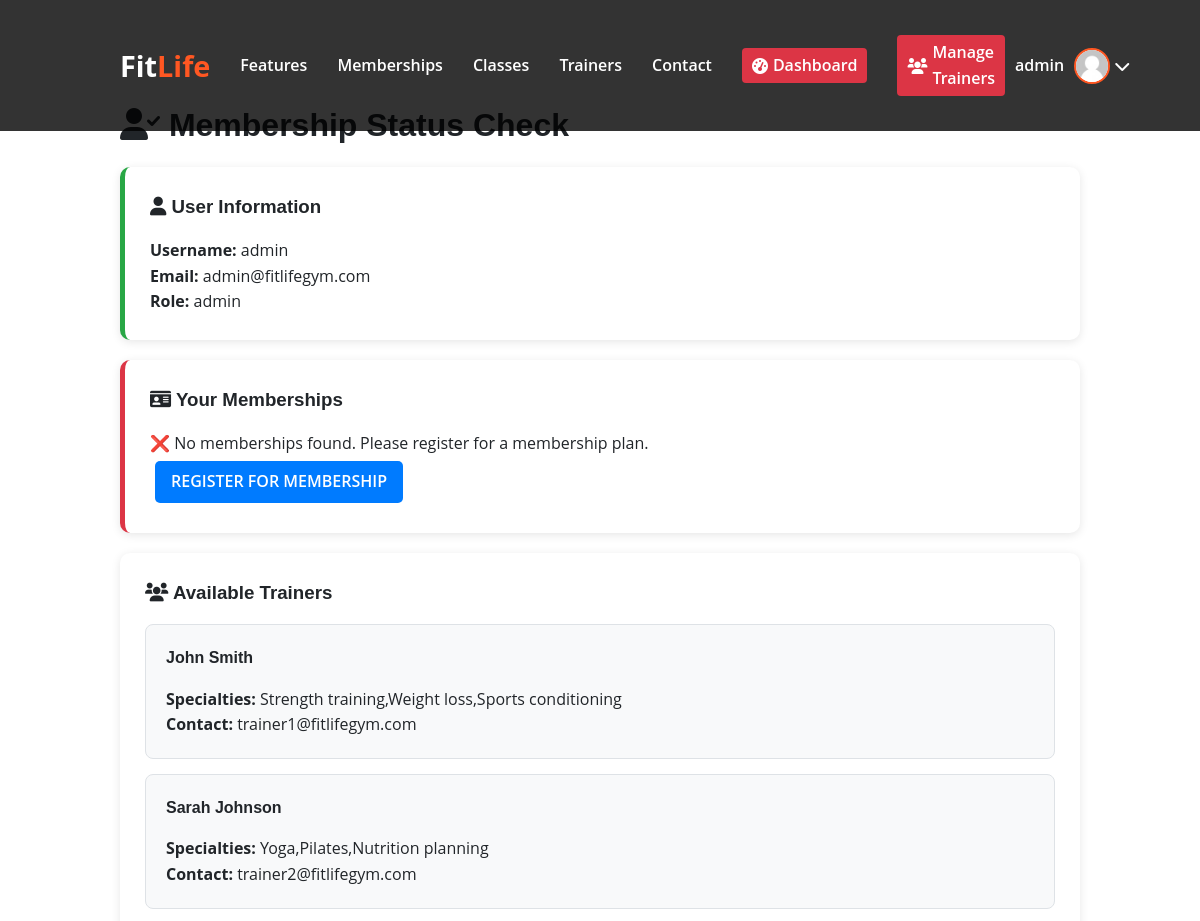
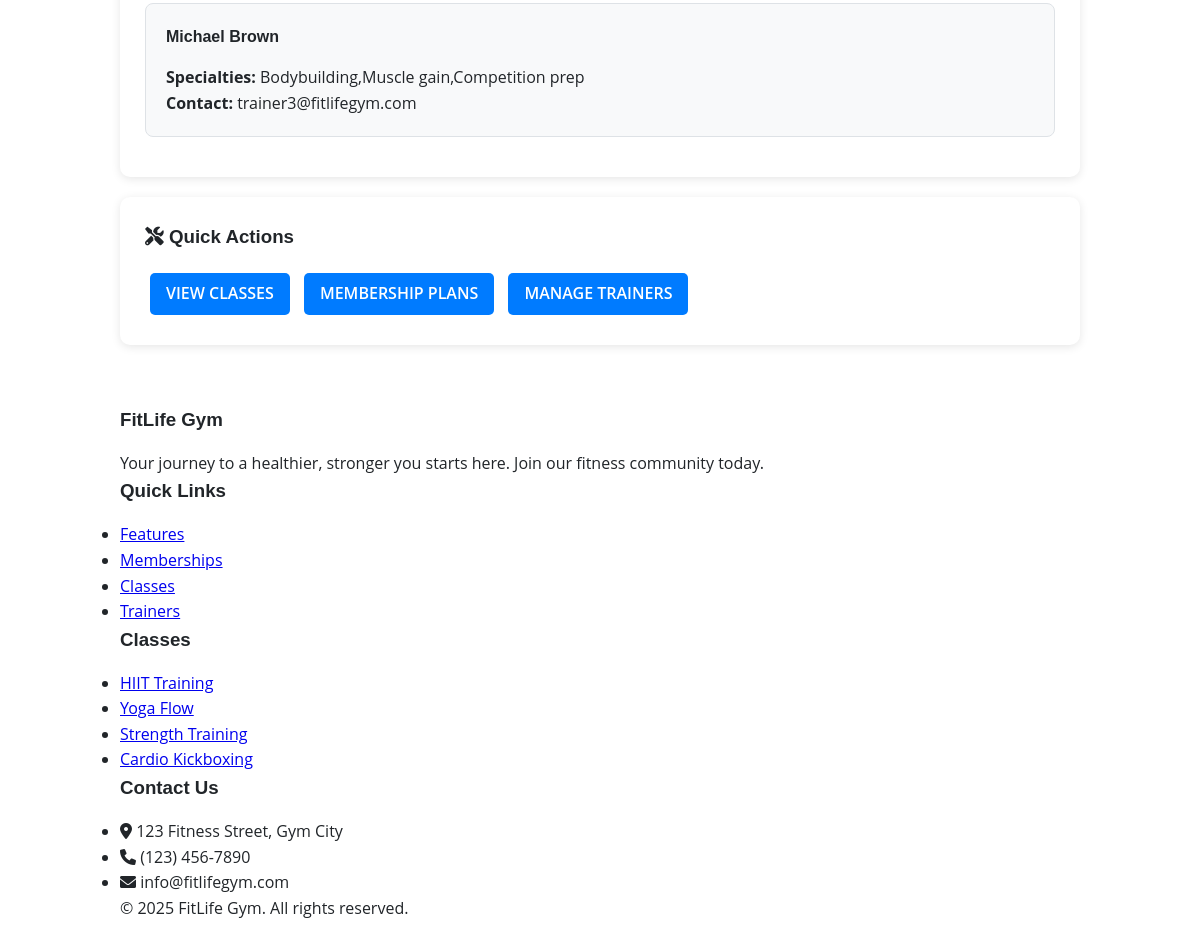
The page /pages/check-membership.php (signed in) on the database its author committed (2 pictures, top to bottom).
### tables this page shows
CREATE TABLE IF NOT EXISTS users (
    id INT AUTO_INCREMENT PRIMARY KEY,
    username VARCHAR(50) NOT NULL UNIQUE,
    password VARCHAR(255) NOT NULL,
    email VARCHAR(100) NOT NULL UNIQUE,
    role ENUM('admin', 'member', 'trainer') NOT NULL DEFAULT 'member',
    profile_image VARCHAR(255) DEFAULT NULL,
    created_at TIMESTAMP DEFAULT CURRENT_TIMESTAMP
);

CREATE TABLE IF NOT EXISTS trainers (
    id INT AUTO_INCREMENT PRIMARY KEY,
    user_id INT NOT NULL UNIQUE,
    name VARCHAR(100) NOT NULL,
    bio TEXT,
    specialties TEXT,
    image_url VARCHAR(255),
    is_active BOOLEAN DEFAULT TRUE,
    created_at TIMESTAMP DEFAULT CURRENT_TIMESTAMP,
    FOREIGN KEY (user_id) REFERENCES users(id) ON DELETE CASCADE
);

### pages/check-membership.php (the view, shortened to what this page needs)
<?php
$pdo = getConnection();
$user_id = $_SESSION['user_id'];
try {
    $user_stmt = $pdo->prepare("SELECT * FROM users WHERE id = ?");
    $user_stmt->execute([$user_id]);
    $user = $user_stmt->fetch(PDO::FETCH_ASSOC);
    $membership_stmt = $pdo->prepare("
        SELECT
            um.*,
            mp.name as plan_name,
            mp.description as plan_description,
            t.name as trainer_name,
            t.specialties as trainer_specialties
        FROM user_memberships um
        JOIN membership_plans mp ON um.plan_id = mp.id
        LEFT JOIN trainers t ON um.trainer_id = t.id
        WHERE um.user_id = ?
        ORDER BY um.created_at DESC
    ");
    $membership_stmt->execute([$user_id]);
    $memberships = $membership_stmt->fetchAll(PDO::FETCH_ASSOC);
    $trainers_stmt = $pdo->prepare("
        SELECT t.*, u.username, u.email
        FROM trainers t
        JOIN users u ON t.user_id = u.id
        WHERE t.is_active = 1
    ");
    $trainers_stmt->execute();
    $trainers = $trainers_stmt->fetchAll(PDO::FETCH_ASSOC);
} catch (Exception $e) {
    $error_message = "Error: " . $e->getMessage();
}
?>
<!DOCTYPE html>
<html lang="en">
<head>
    <link rel="stylesheet" href="../assets/css/styles.css">
    <link rel="stylesheet" href="../assets/css/navbar.css">
    <link rel="stylesheet" href="https://cdnjs.cloudflare.com/ajax/libs/font-awesome/6.0.0/css/all.min.css">
</head>
<body>
    <?php include_once __DIR__ . '/../includes/components/navbar.php'; ?>
    <div class="container">
        <h1><i class="fas fa-user-check"></i> Membership Status Check</h1>
        <div class="status-card status-good">
            <h3><i class="fas fa-user"></i> User Information</h3>
            <p><strong>Username:</strong> <?php echo htmlspecialchars($user['username']); ?></p>
            <p><strong>Email:</strong> <?php echo htmlspecialchars($user['email']); ?></p>
            <p><strong>Role:</strong> <?php echo htmlspecialchars($user['role']); ?></p>
        </div>
        <div class="status-card <?php echo empty($memberships) ? 'status-error' : 'status-good'; ?>">
            <h3><i class="fas fa-id-card"></i> Your Memberships</h3>
            <?php if (empty($memberships)): ?>
                <p class="text-danger">❌ No memberships found. Please register for a membership plan.</p>
                <a href="memberships.php" class="btn">Register for Membership</a>
            <?php endif; ?>
        </div>
        <div class="status-card">
            <h3><i class="fas fa-users"></i> Available Trainers</h3>
            <?php if (empty($trainers)): ?>
                <p>No active trainers available.</p>
            <?php else: ?>
                <?php foreach ($trainers as $trainer): ?>
                    <div class="membership-item">
                        <h4><?php echo htmlspecialchars($trainer['name']); ?></h4>
                        <?php if ($trainer['specialties']): ?>
                            <p><strong>Specialties:</strong> <?php echo htmlspecialchars($trainer['specialties']); ?></p>
                        <?php endif; ?>
                        <p><strong>Contact:</strong> <?php echo htmlspecialchars($trainer['email']); ?></p>
                    </div>
                <?php endforeach; ?>
            <?php endif; ?>
        </div>
        <div class="status-card">
            <h3><i class="fas fa-tools"></i> Quick Actions</h3>
            <a href="upcoming-classes.php" class="btn">View Classes</a>
            <a href="memberships.php" class="btn">Membership Plans</a>
            <?php if ($_SESSION['role'] === 'admin'): ?>
                <a href="admin-trainers.php" class="btn">Manage Trainers</a>
            <?php endif; ?>
        </div>
    </div>
    <?php include_once __DIR__ . '/../includes/components/footer.php'; ?>
</body>
</html>

### assets/css/styles.css (style rules this page uses)
:root { --primary: #ff5722; --secondary: #2c3e50; --light: #f8f9fa; --dark: #212529; --success: #28a745; --gray: #6c757d; }
* { margin: 0; padding: 0; box-sizing: border-box; }
body { font-family: 'Open Sans', sans-serif; line-height: 1.6; color: var(--dark); overflow-x: hidden; padding-top: 80px; }
h1, h2, h3, h4, h5, h6 { font-family: 'Montserrat', sans-serif; font-weight: 700; margin-bottom: 1rem; }
.container { width: 100%; max-width: 1200px; margin: 0 auto; padding: 0 15px; }
.btn { display: inline-block; padding: 12px 30px; background-color: var(--primary); color: white; border: none; border-radius: 4px; font-weight: 600; text-decoration: none; text-transform: uppercase; transition: all 0.3s ease; cursor: pointer; }

### pages/check-membership.php (style rules this page uses)
.container { max-width: 1000px; margin: 0 auto; padding: 20px; }
.status-card { background: white; border-radius: 10px; padding: 25px; margin-bottom: 20px; box-shadow: 0 2px 10px rgba(0,0,0,0.1); }
.status-good { border-left: 5px solid #28a745; }
.status-error { border-left: 5px solid #dc3545; }
.membership-item { background: #f8f9fa; border-radius: 8px; padding: 20px; margin-bottom: 15px; border: 1px solid #dee2e6; }
.btn { background: #007bff; color: white; border: none; padding: 8px 16px; border-radius: 5px; cursor: pointer; text-decoration: none; display: inline-block; margin: 5px; }

### rows shown on the page
users: username "admin", email "admin@fitlifegym.com", role "admin"
trainers: name "John Smith", specialties "Strength training,Weight loss,Sports conditioning", user.email "trainer1@fitlifegym.com"
trainers: name "Sarah Johnson", specialties "Yoga,Pilates,Nutrition planning", user.email "trainer2@fitlifegym.com"
trainers: name "Michael Brown", specialties "Bodybuilding,Muscle gain,Competition prep", user.email "trainer3@fitlifegym.com"

### other values the page prints
$username "admin"
